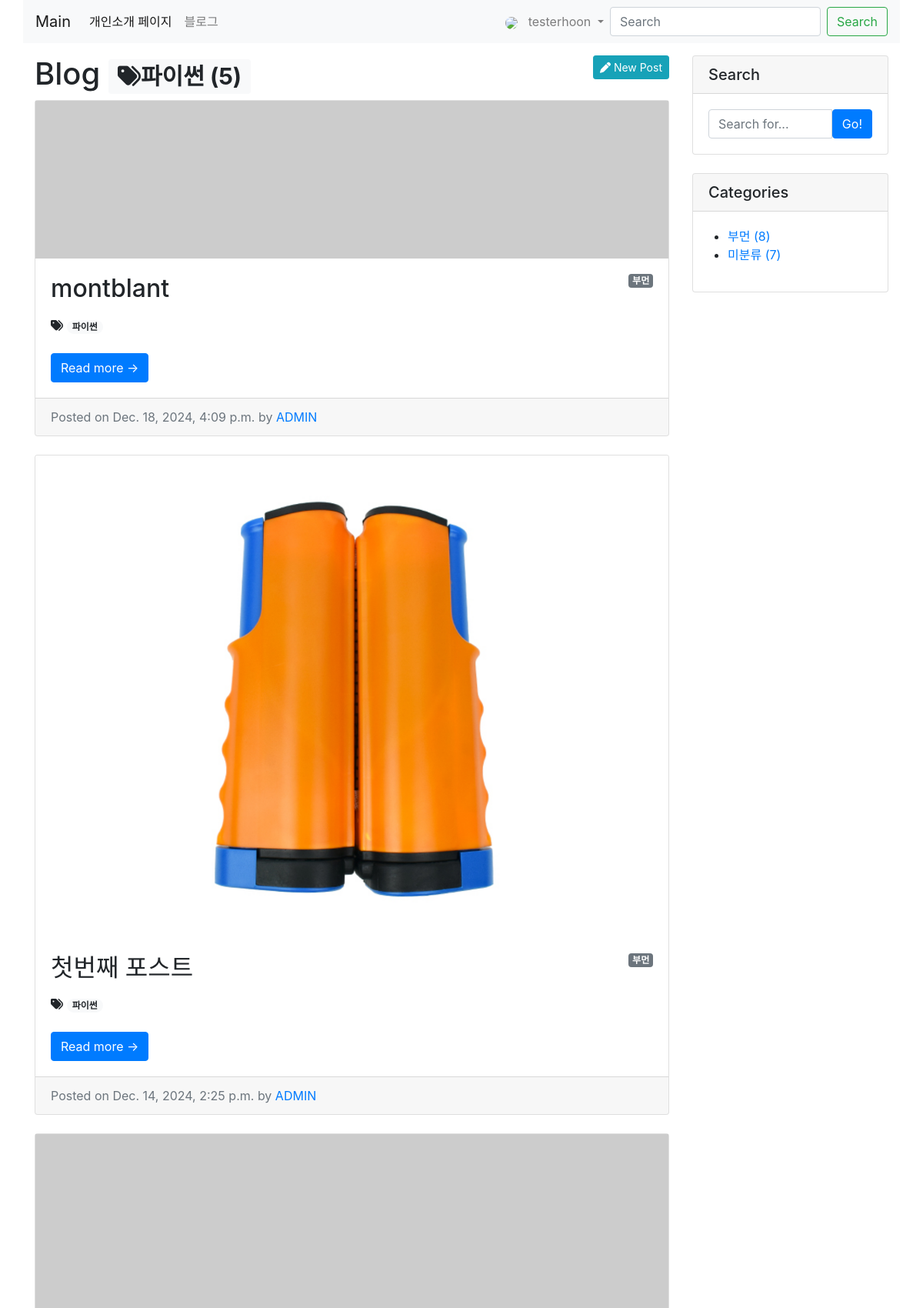
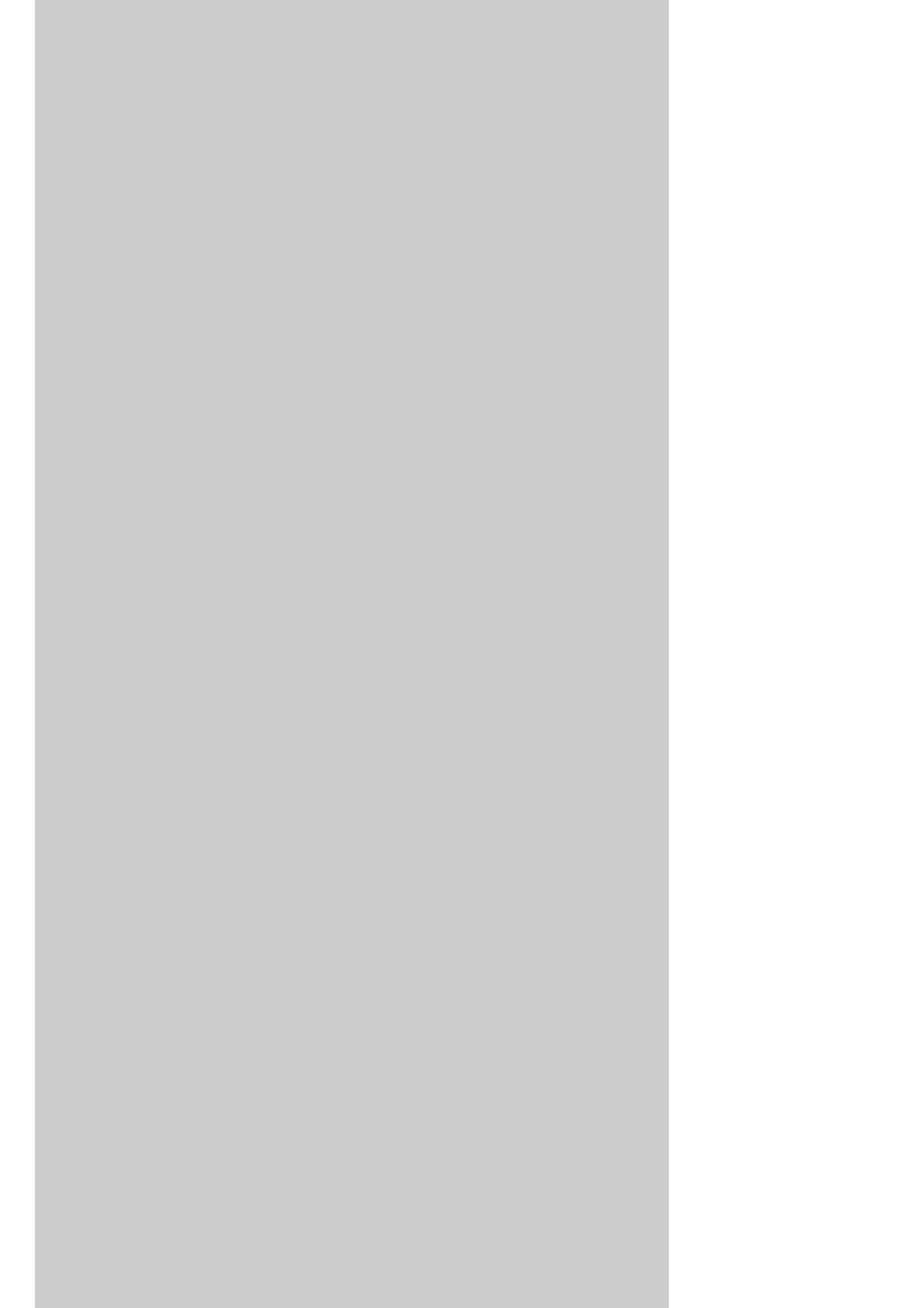
/blog/tag/파이썬/ (signed in, upper part), run on the app's committed database (2 pictures, top to bottom).
### blog/models.py (models this page shows, shortened)
class Tag(models.Model):
    name = models.CharField(max_length=50)
    slug = models.SlugField(max_length=200, unique=True, allow_unicode=True)
    def __str__(self):
        return self.name
    def get_absolute_url(self):
        return f'/blog/tag/{self.slug}/'

class Post(models.Model):
    title = models.CharField(max_length=30)
    hook_text = models.CharField(max_length=100, blank=True)
    content = MarkdownxField()
    head_image = models.ImageField(upload_to="blog/images/%Y/%m/%d/", blank=True)
    file_upload = models.FileField(upload_to="blog/files/%Y/%m/%d/", blank=True)
    created_at = models.DateTimeField(auto_now_add=True)
    updated_at = models.DateTimeField(auto_now=True)
    author = models.ForeignKey(User, null=True, on_delete=models.SET_NULL)
    category = models.ForeignKey(Category, null=True, blank=True, on_delete=models.SET_NULL)
    tags = models.ManyToManyField(Tag, blank=True)
    def __str__(self):
        return f"[{self.pk}] {self.title} :: {self.author}"
    def get_absolute_url(self):
        return f'/blog/{self.pk}/'
    def get_content_markdown(self):
        return markdown(self.content)

class Category(models.Model):
    name = models.CharField(max_length=50, unique=True)
    slug = models.SlugField(max_length=200, unique=True, allow_unicode=True)
    def __str__(self):
        return self.name
    def get_absolute_url(self):
        return f'/blog/category/{self.slug}/'

### blog/views.py (the view)
# urls.py: path("tag/<str:slug>/", views.tag_page),
def tag_page(request, slug):
    tag = Tag.objects.get(slug=slug)
    post_list = tag.post_set.all()
    return render(
        request,
        'blog/post_list.html',
        {
            'post_list': post_list,
            'tag': tag,
            'categories': Category.objects.all(),
            'no_category_post_count': Post.objects.filter(category=None).count(),
        }
    )

### blog/templates/blog/post_list.html (shortened to what this page needs)
{% extends 'blog/base.html' %}
{% block main_area %}
    {% if user.is_authenticated %}
        {% if user.is_superuser or user.is_staff %}
            <a class="btn btn-info btn-sm float-right" href="/blog/create_post/" role="button">
                <i class="fas fa-pen"></i>&nbsp;New Post
            </a>
        {% endif %}
    {% endif %}
<h1>Blog
    {% if tag %}<span class="badge badge-light"><i class="fas fa-tags"></i>{{ tag }} ({{ tag.post_set.count }})</span>{% endif %}
</h1>
{% if post_list.exists %}
{% for p in post_list %}
<div class="card mb-4" id="post-{{ p.pk }}">
    {% if p.head_image %}
    <a href="{{ p.head_image.url }}"><img class="card-img-top" src="{{ p.head_image.url }}"
                                          alt="{{ p }} head_image"/></a>
    {% else %}
    <img src="https://picsum.photos/seed/{{ p.pk }}/800/200" alt="random_image">
    {% endif %}
    <div class="card-body">
        {% if p.category %}
            <span class="badge badge-secondary float-right">{{ p.category }}</span>
        {% else %}
            <span class="badge badge-secondary float-right">미분류</span>
        {% endif %}
        <h2 class="card-title">{{ p.title}}</h2>
        {% if p.tags.exists %}
            <i class="fas fa-tags"></i>
            {% for tag in p.tags.iterator %}
                <a href="{{ tag.get_absolute_url }}"><span class="badge badge-pill badge-light">
                    {{ tag }}
                </span></a>
            {% endfor %}
            <br>
            <br>
        {% endif %}
        <a class="btn btn-primary" href="{{ p.get_absolute_url }}">Read more &rarr;</a>
    </div>
    <div class="card-footer text-muted">
        Posted on {{ p.created_at }} by
        <a href="#">{{ p.author | upper }}</a>
    </div>
</div>
{% endfor %}
{% else %}
<h3>아직 게시물이 없습니다.</h3>
{% endif %}
{% endblock %}

### blog/templates/blog/base.html (shortened to what this page needs)
<!DOCTYPE html>
{% load static %}
<html lang="ko">
<head>
    <link rel="stylesheet" href="{% static 'blog/bootstrap/bootstrap.min.css' %}" media="screen">
</head>
<body>
{% include 'blog/navbar.html' %}
<div class="container my-3">
    <div class="row">
        <div class="col-md-8 col-lg-9" id="main-area">
            {% block main_area %}
            {% endblock %}
        </div>
        <div class="col-md-4 col-lg-3">
            <div class="card mb-4">
                <h5 class="card-header">Search</h5>
                <div class="card-body">
                    <div class="input-group">
                        <input class="form-control" type="text" placeholder="Search for..." id="search-input">
                        <span class="input-group-btn">
                            <button class="btn btn-primary" type="button" onclick="searchPost();">Go!</button>
                        </span>
                    </div>
                </div>
            </div>
            <div class="card mb-4" id="categories-card">
                <h5 class="card-header">Categories</h5>
                <div class="card-body">
                    <div class="row">
                        <ul>
                            {% for category in categories %}
                            <li>
                                <a href="{{ category.get_absolute_url }}">{{ category }}  ({{ category.post_set.count }})</a>
                            </li>
                            {% endfor %}
                            <li>
                                <a href="/blog/category/no_category/">미분류 ({{ no_category_post_count }})</a>
                            </li>
                        </ul>
                    </div>
                </div>
            </div>
        </div>
    </div>
</div>
</body>
</html>

### blog/templates/blog/navbar.html (shortened to what this page needs)
{% load socialaccount %}
<nav class="navbar navbar-expand-lg navbar-light bg-light container">
    <a class="navbar-brand" href="/">Main</a>
    <div class="collapse navbar-collapse" id="navbarSupportedContent">
        <ul class="navbar-nav">
            <li class="nav-item active">
                <a class="nav-link" href="/about_me/">개인소개 페이지</a>
            </li>
            <li class="nav-item">
                <a class="nav-link" href="/blog/">블로그</a>
            </li>
        </ul>
        <ul class="navbar-nav ml-auto">
            {% if user.is_authenticated %}
            <li class="nav-item dropdown">
                <a class="nav-link dropdown-toggle" href="#" id="navbarDropdownMenuLink"
                   role="button" data-toggle="dropdown" aria-haspopup="true" aria-expanded="false">
                    {% if user.socialaccount_set.all.0.get_avatar_url %}
                        <img class="rounded-circle" width="25px" src="{{ user.socialaccount_set.all.0.get_avatar_url }}" alt="">
                    {% else %}
                        <img class="rounded-circle" width="25px" src="https://doitdjango.com/avatar/id/1408/e7e3581c91812561/svg/{{ user.email }}">
                    {% endif %}
                    {{ user.username }}
                </a>
            </li>
            {% else %}
            <li class="nav-item">
                <a href="#" class="nav-link" data-toggle="modal" data-target="#loginModal">Log in</a>
            </li>
            {% endif %}
        </ul>
        <form class="form-inline my-2 my-lg-0">
            <input class="form-control mr-sm-2" type="search" placeholder="Search" aria-label="Search">
            <button class="btn btn-outline-success my-2 my-sm-0" type="submit">Search</button>
        </form>
    </div>
</nav>

### data on the page
Tag: name "파이썬", post_set.count "5"
Post: category "부먼", title "montblant", created_at "Dec. 18, 2024, 4:09 p.m.", author "ADMIN"
Post: head_image (picture), category "부먼", title "첫번째 포스트", created_at "Dec. 14, 2024, 2:25 p.m.", author "ADMIN"
Category: name "부먼", post_set.count "8"

### other printed values
{{ user.username }} "testerhoon"
{{ no_category_post_count }} "7"
